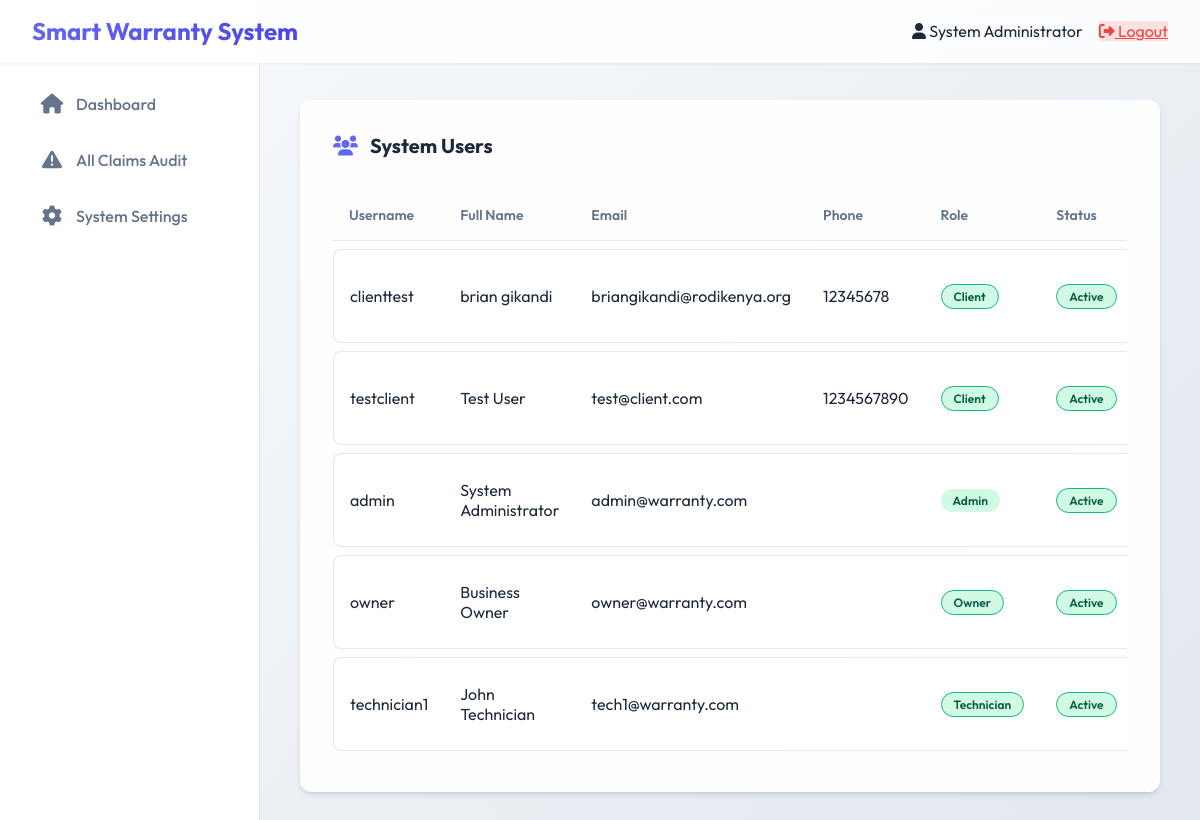
The page /admin/users.php (signed in) on the database its author committed.
### tables this page shows
CREATE TABLE `users` (
  `id` int(11) NOT NULL,
  `username` varchar(50) NOT NULL,
  `password` varchar(255) NOT NULL,
  `email` varchar(100) NOT NULL,
  `full_name` varchar(100) NOT NULL,
  `phone` varchar(20) DEFAULT NULL,
  `address` text DEFAULT NULL,
  `user_type` enum('client','technician','admin','owner') NOT NULL DEFAULT 'client',
  `status` enum('active','inactive') NOT NULL DEFAULT 'active',
  `last_login` datetime DEFAULT NULL,
  `created_at` timestamp NOT NULL DEFAULT current_timestamp()
);

### admin/users.php (the view, shortened to what this page needs)
<?php
require_once '../config.php';
$page = isset($_GET['page']) ? (int)$_GET['page'] : 1;
$limit = 50;
$offset = ($page - 1) * $limit;
$users = $pdo->query("
    SELECT id, username, full_name, email, phone, user_type, status, created_at
    FROM users
    ORDER BY created_at DESC
    LIMIT $limit OFFSET $offset
")->fetchAll();
require_once '../includes/header.php';
require_once '../includes/sidebar.php';
?>
<div class="main-content">
    <div class="section">
        <h2><i class="fas fa-users"></i> System Users</h2>
        <div style="overflow-x: auto;">
            <table>
                <thead>
                    <tr>
                        <th>Username</th>
                        <th>Full Name</th>
                        <th>Email</th>
                        <th>Phone</th>
                        <th>Role</th>
                        <th>Status</th>
                    </tr>
                </thead>
                <tbody>
                    <?php foreach($users as $user): ?>
                        <tr>
                            <td><?php echo htmlspecialchars($user['username']); ?></td>
                            <td><?php echo htmlspecialchars($user['full_name']); ?></td>
                            <td><?php echo htmlspecialchars($user['email']); ?></td>
                            <td><?php echo htmlspecialchars($user['phone']); ?></td>
                            <td><span class="status status-<?php echo ($user['user_type'] == 'admin' ? 'approved' : 'active'); ?>"><?php echo ucfirst(htmlspecialchars($user['user_type'])); ?></span></td>
                            <td>
                                <span class="status status-<?php echo htmlspecialchars($user['status']); ?>">
                                    <?php echo ucfirst(htmlspecialchars($user['status'])); ?>
                                </span>
                            </td>
                        </tr>
                    <?php endforeach; ?>
                </tbody>
            </table>
        </div>
    </div>
</div>
<?php require_once '../includes/footer.php'; ?>

### assets/css/style.css (style rules this page uses)
* { margin: 0; padding: 0; box-sizing: border-box; }
:root { --primary: #6366f1; --primary-dark: #4f46e5; --secondary: #64748b; --success: #10b981; --warning: #f59e0b; --danger: #ef4444; --info: #0ea5e9; --bg-main: #f8fafc; --bg-card: rgba(255, 255, 255, 0.9); --text-main: #1e293b; --text-muted: #64748b; --shadow-sm: 0 1px 2px 0 rgb(0 0 0 / 0.05); --shadow: 0 4px 6px -1px rgb(0 0 0 / 0.1), 0 2px 4px -2px rgb(0 0 0 / 0.1); --shadow-lg: 0 10px 15px -3px rgb(0 0 0 / 0.1), 0 4px 6px -4px rgb(0 0 0 / 0.1); --radius: 12px; }
body { font-family: 'Outfit', sans-serif; background: linear-gradient(135deg, #f8fafc 0%, #e2e8f0 100%); color: var(--text-main); min-height: 100vh; }
.main-content { margin-left: 260px; padding: 100px 2.5rem 3rem; min-height: 100vh; width: calc(100% - 260px); }
.section { background: var(--bg-card); padding: 2rem; border-radius: var(--radius); box-shadow: var(--shadow); margin-bottom: 2.5rem; border: 1px solid rgba(255, 255, 255, 0.5); overflow-x: auto; }
.section h2 { font-size: 1.25rem; font-weight: 700; margin-bottom: 1.5rem; display: flex; align-items: center; gap: 0.75rem; }
.section h2 i { color: var(--primary); }
table { width: 100%; border-collapse: separate; border-spacing: 0 0.5rem; }
th { text-align: left; padding: 1rem; color: var(--text-muted); font-weight: 600; font-size: 0.875rem; border-bottom: 1px solid #e2e8f0; }
td { padding: 1rem; background: white; border-top: 1px solid #e2e8f0; border-bottom: 1px solid #e2e8f0; }
td:first-child { border-left: 1px solid #e2e8f0; border-top-left-radius: 8px; border-bottom-left-radius: 8px; }
.status { padding: 0.25rem 0.75rem; border-radius: 9999px; font-size: 0.75rem; font-weight: 600; display: inline-flex; align-items: center; white-space: nowrap; }
.status-approved { background: #d1fae5; color: #065f46; }
.status-active { background: #d1fae5; color: #065f46; border: 1px solid #10b981; }

### rows shown on the page
users: username "clienttest", full_name "brian gikandi", email "briangikandi@rodikenya.org", phone "12345678", user_type "Client", status "Active"
users: username "testclient", full_name "Test User", email "test@client.com", phone "1234567890", user_type "Client", status "Active"
users: username "admin", full_name "System Administrator", email "admin@warranty.com", user_type "Admin", status "Active"
users: username "owner", full_name "Business Owner", email "owner@warranty.com", user_type "Owner", status "Active"
users: username "technician1", full_name "John Technician", email "tech1@warranty.com", user_type "Technician", status "Active"

### other values the page prints
$site_name "Smart Warranty System"
$_SESSION['full_name'] "System Administrator"
